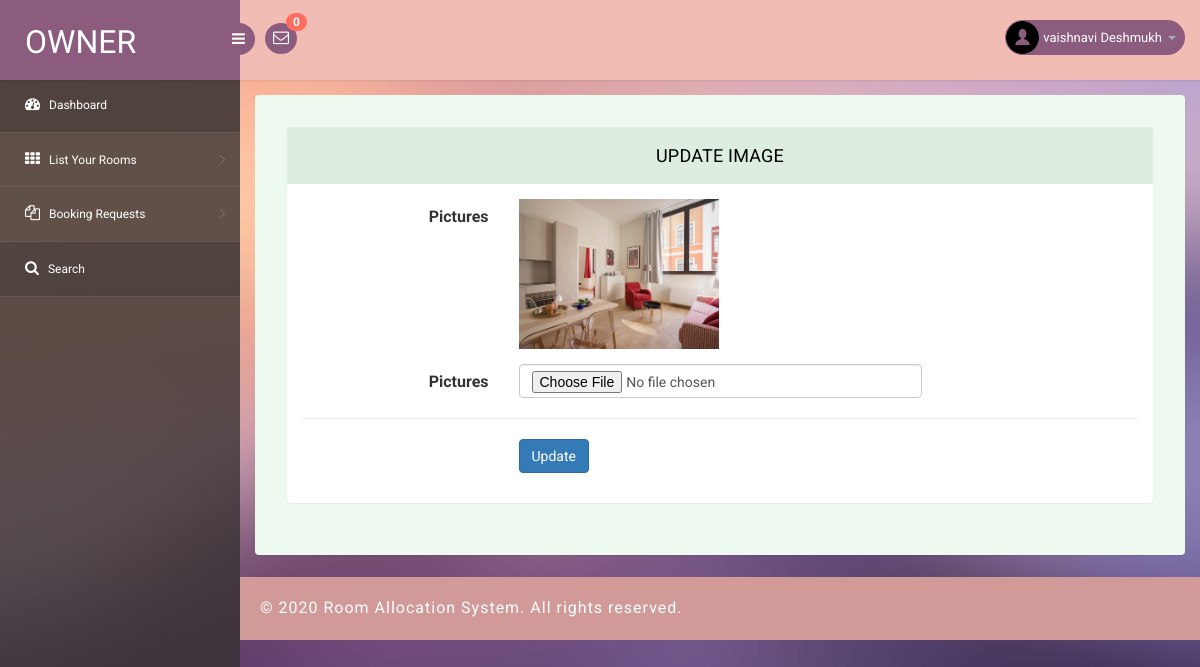
/owner/changeimage.php?editid=22 (signed in), run on the app's committed database.
### tables this page shows
CREATE TABLE `tblowner` (
  `ID` int(10) NOT NULL,
  `FullName` varchar(200) DEFAULT NULL,
  `Email` varchar(200) DEFAULT NULL,
  `MobileNumber` bigint(10) DEFAULT NULL,
  `Password` varchar(120) DEFAULT NULL,
  `RegDate` timestamp NULL DEFAULT CURRENT_TIMESTAMP
);

CREATE TABLE `tblpg` (
  `ID` int(10) NOT NULL,
  `OwnerID` int(20) NOT NULL,
  `StateName` varchar(200) DEFAULT NULL,
  `CityName` varchar(200) DEFAULT NULL,
  `PGTitle` varchar(200) DEFAULT NULL,
  `Type` varchar(120) DEFAULT NULL,
  `RPmonth` varchar(120) DEFAULT NULL,
  `norooms` varchar(45) DEFAULT NULL,
  `Address` varchar(120) DEFAULT NULL,
  `Image` varchar(200) DEFAULT NULL,
  `Electricity` varchar(40) DEFAULT NULL,
  `Parking` varchar(40) DEFAULT NULL,
  `Refregerator` varchar(40) DEFAULT NULL,
  `Furnished` varchar(40) DEFAULT NULL,
  `AC` varchar(40) DEFAULT NULL,
  `Balcony` varchar(40) DEFAULT NULL,
  `StudyTable` varchar(40) DEFAULT NULL,
  `Laundry` varchar(40) DEFAULT NULL,
  `Security` varchar(40) DEFAULT NULL,
  `MealsBreakfast` varchar(45) DEFAULT NULL,
  `MealLunch` varchar(45) NOT NULL,
  `MealDinner` varchar(45) NOT NULL,
  `RegDate` timestamp NOT NULL DEFAULT CURRENT_TIMESTAMP,
  `IsActive` int(1) DEFAULT NULL,
  `LastUpdationDate` timestamp NULL DEFAULT NULL ON UPDATE CURRENT_TIMESTAMP
);

### owner/changeimage.php (the view, shortened to what this page needs)
<?php
include('includes/dbconnection.php');
if (strlen($_SESSION['pgasoid']==0)) {
  header('location:logout.php');
  }
  else{
  ?>
<!DOCTYPE html>
<head>
<link rel="stylesheet" href="css/bootstrap.min.css" >
<link href="css/style.css" rel='stylesheet' type='text/css' />
<link href="css/style-responsive.css" rel="stylesheet"/>
<link rel="stylesheet" href="css/font.css" type="text/css"/>
<link href="css/font-awesome.css" rel="stylesheet">
</head>
<body>
<section id="container">
<?php include_once('includes/header.php');?>
<?php include_once('includes/sidebar.php');?>
<section id="main-content">
    <section class="wrapper">
    <div class="form-w3layouts">
        <div class="row">
        <div class="col-lg-12">
        <section class="panel">
            <header class="panel-heading">
                Update Image
            </header>
            <div class="panel-body">
  <?php
 $cid=$_GET['editid'];
$ret=mysqli_query($con,"select * from tblpg where ID='$cid'");
while ($row=mysqli_fetch_array($ret)) {
?>
                <form class="form-horizontal bucket-form" method="post" enctype="multipart/form-data">
                    <div class="form-group">
                        <label class=" col-sm-3 control-label">Pictures</label>
                        <div class="col-lg-6">
                             <img src="roomimages/<?php echo $row['Image'];?>" width="200" height="150" value="<?php  echo $row['Image'];?>">
                        </div>
                    </div>
                 <div class="form-group">
                        <label class=" col-sm-3 control-label">Pictures</label>
                        <div class="col-lg-6">
                             <input type="file" class="form-control" name="roomimages" id="roomimages" value="">
                        </div>
                    </div>
                    <hr />
<div class="form-group">
                                    <div class="col-lg-offset-3 col-lg-6">
                                        <button class="btn btn-primary" type="submit" name="submit">Update</button>
                                    </div>
                                </div>
                </form>
            </div>
        </section>
        </div>
</section>
          <?php include_once('includes/footer.php');?>
</section>
</section>
</body>
</html>
<?php  } ?>
<?php  } ?>

### owner/includes/header.php (shortened to what this page needs)
<header class="header fixed-top clearfix">
<div class="brand">
    <a href="dashboard.php" class="logo">
        Owner
    </a>
    <div class="sidebar-toggle-box">
        <div class="fa fa-bars"></div>
    </div>
</div>
<div class="nav notify-row" id="top_menu">
    <ul class="nav top-menu">
                <?php
        $oid=$_SESSION['pgasoid'];
$ret1=mysqli_query($con,"select tblbookpg.ID,tbluser.FullName from tblbookpg join tbluser on tbluser.ID=tblbookpg.Userid join tblpg on tblpg.ID=tblbookpg.Pgid where tblbookpg.Status is null and tblpg.OwnerID='$oid' ");
$num=mysqli_num_rows($ret1);
?>
        <li id="header_inbox_bar" class="dropdown">
            <a data-toggle="dropdown" class="dropdown-toggle" href="#">
                <i class="fa fa-envelope-o"></i>
                <span class="badge bg-important"><?php echo $num;?></span>
            </a>
        </li>
    </ul>
</div>
<div class="top-nav clearfix">
    <ul class="nav pull-right top-menu">
        <li class="dropdown">
            <a data-toggle="dropdown" class="dropdown-toggle" href="#">
                <?php
$pownerid=$_SESSION['pgasoid'];
$ret=mysqli_query($con,"select FullName from  tblowner where ID='$pownerid'");
$row=mysqli_fetch_array($ret);
$name=$row['FullName'];
?>
                <img alt="" src="images/2.png">
                <span class="username"><?php echo $name; ?></span>
                <b class="caret"></b>
            </a>
        </li>
    </ul>
</div>
</header>

### owner/includes/footer.php
<div class="footer">
			<div class="wthree-copyright">
			  <p>© 2020 Room Allocation System. All rights reserved.</p>
			</div>
		  </div>

### owner/css/style.css (style rules this page uses)
ul, ol { margin: 0; }
p { margin: 0; }
html, body { font-family: 'Roboto', sans-serif; font-size: 100%; overflow-x: hidden; background: url(../images/bg.jpg) no-repeat 0px 0px; background-size:cover; }
body a { transition: 0.5s all ease; -webkit-transition: 0.5s all ease; -moz-transition: 0.5s all ease; -o-transition: 0.5s all ease; -ms-transition: 0.5s all ease; text-decoration:none; }
p { margin:0; }
ul,label { margin:0; padding:0; }
#main-content { margin-left:240px; -webkit-transition:all .3s ease-in-out; -moz-transition:all .3s ease-in-out; -o-transition:all .3s ease-in-out; transition:all .3s ease-in-out; }
.footer { background: #d19a98; padding: 20px; }
.footer p { color: #fff; letter-spacing: 1px; }
.header { left:0; right:0; z-index:1002; background:rgb(240, 188, 180); -webkit-transition:all .3s ease-in-out; -moz-transition:all .3s ease-in-out; -o-transition:all .3s ease-in-out; transition:all .3s ease-in-out; }
.fixed-top { position:fixed; box-shadow:1px 0 3px rgba(0,0,0,.15); }
.wrapper { display:inline-block; margin-top:80px; padding:15px; width:100%; }
.brand { background:#8b5c7e; float:left; width:240px; height:80px; position:relative; }
a.logo { font-size:32px; color:#fff; float:left; margin:20px 0 0 25px; text-transform:uppercase; }
#top_menu .nav>li,ul.top-menu>li { float:left; }
.notify-row { float:left; margin-top:23px; margin-left:25px; }
ul.top-menu { margin-right:15px; margin-top: 0; }
ul.top-menu > li > a { color: #fff; font-size: 16px; background: #8b5c7e; padding: 4px 8px; margin-right: 15px; border-radius: 50%; -webkit-border-radius: 50%; padding-right: 8px !important; }
.notify-row .badge { position:absolute; right:-10px; top:-10px; z-index:100; }
.top-nav { margin-top:20px; }
.top-nav img { border-radius:50%; -webkit-border-radius:50%; width:33px; }
.top-nav .username { font-size:13px; color:#fff; }
.top-nav ul.top-menu>li>a { border-radius: 100px; -webkit-border-radius: 100px; padding: 0px; background: none; margin-right: 0; border: 1px solid #8b5c7e; background: #8b5c7e; }
.top-nav ul.top-menu>li { margin-left:10px; }
.top-nav .nav .caret { border-bottom-color:#A4AABA; border-top-color:#A4AABA; }
.sidebar-toggle-box { float:left; margin-top:23px; margin-left:-15px; background:#8b5c7e; border-radius:50%; -webkit-border-radius:50%; width:32px; height:32px; position:absolute; right:-15px; }
.sidebar-toggle-box .fa-bars { cursor:pointer; display:inline-block; font-size:15px; padding:8px 8px 8px 9px; color:#fff; }
.panel-heading { position: relative; height: 57px; line-height: 57px; letter-spacing: 0.2px; color: #000; font-size: 18px; font-weight: 400; padding: 0 16px; background:#ddede0; border-top-right-radius: 2px; border-top-left-radius: 2px; text-transform: uppercase; text-align: center; }
.panel { border: none ! important; }
.form-w3layouts { background: #eef9f0; padding: 2em; border-radius: 4px; -webkit-box-shadow: 0 1px 1px rgba(0,0,0,.05); box-shadow: 0 1px 1px rgba(0,0,0,.05); }
.badge.bg-important { background: #ff6c60; }

### data on the page
tblowner: FullName "vaishnavi Deshmukh"
tblpg: Image (picture)

### other printed values
$num "0"
